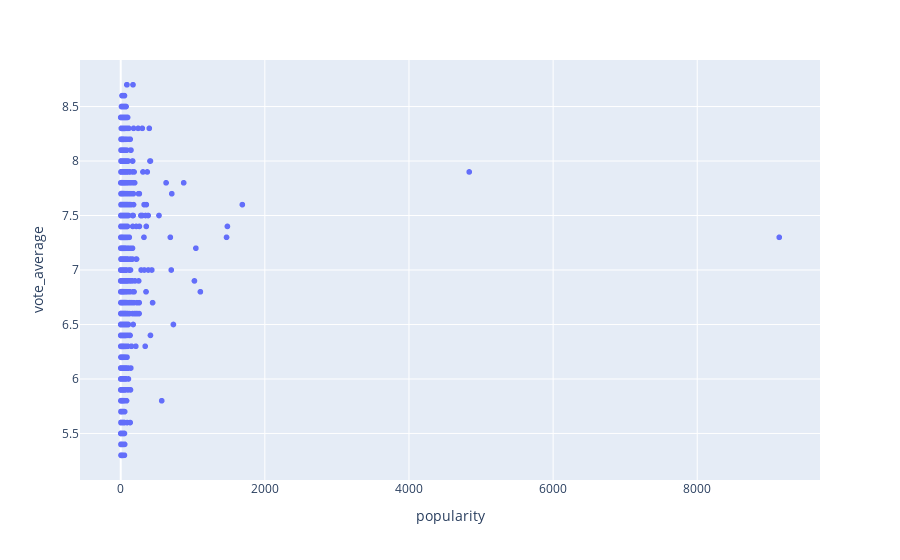

Notebook code for this chart:
### Code cell
px.scatter(df, 'popularity', 'vote_average' )

### Figure 1 — Plotly figure (JSON) as saved in the notebook; plotly's stock layout.template omitted (floating-point values rounded to 4 significant figures; data arrays with more than 128 entries replaced by an {"elided": "..."} marker saying what was removed)
{"data": [{"hovertemplate": "popularity=%{x}<br>vote_average=%{y}<extra></extra>", "legendgroup": "", "marker": {"color": "#636efa", "symbol": "circle"}, "mode": "markers", "name": "", "showlegend": false, "type": "scattergl", "x": {"elided": "10000 float values"}, "xaxis": "x", "y": {"elided": "10000 float values"}, "yaxis": "y"}], "layout": {"legend": {"tracegroupgap": 0}, "margin": {"t": 60}, "xaxis": {"anchor": "y", "domain": [0, 1], "title": {"text": "popularity"}}, "yaxis": {"anchor": "x", "domain": [0, 1], "title": {"text": "vote_average"}}}}
